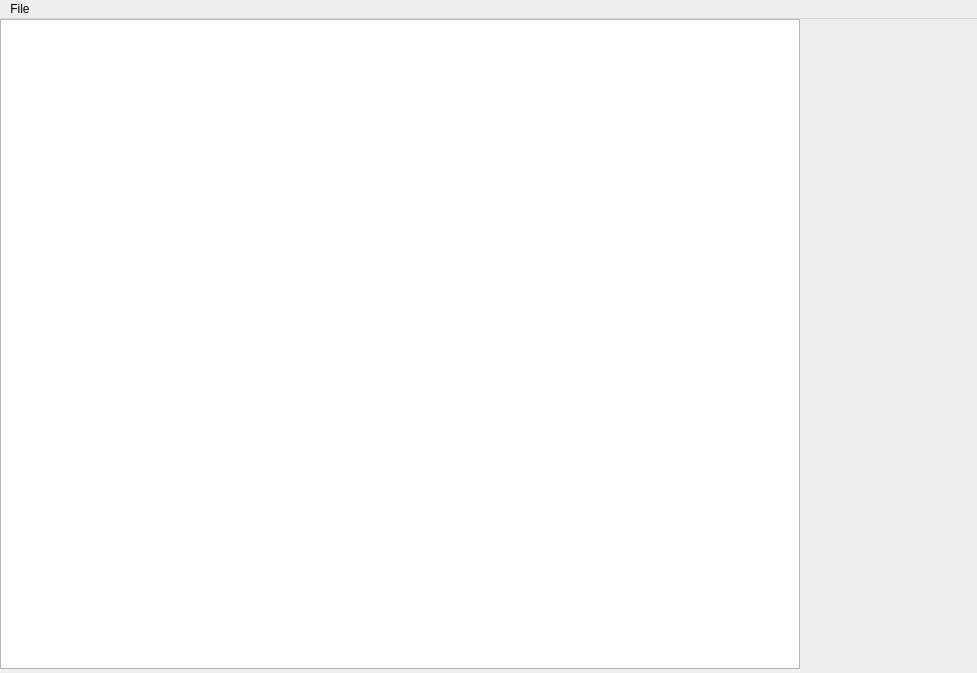
<?xml version="1.0" encoding="UTF-8"?>
<ui version="4.0">
 <class>DekstraClass</class>
 <widget class="QMainWindow" name="DekstraClass">
  <property name="geometry">
   <rect>
    <x>0</x>
    <y>0</y>
    <width>977</width>
    <height>673</height>
   </rect>
  </property>
  <property name="windowTitle">
   <string>Dekstra</string>
  </property>
  <widget class="QWidget" name="centralWidget">
   <widget class="QWidget" name="widget" native="true">
    <property name="geometry">
     <rect>
      <x>800</x>
      <y>0</y>
      <width>175</width>
      <height>650</height>
     </rect>
    </property>
    <property name="minimumSize">
     <size>
      <width>150</width>
      <height>0</height>
     </size>
    </property>
   </widget>
   <widget class="QGraphicsView" name="graphicsView">
    <property name="enabled">
     <bool>true</bool>
    </property>
    <property name="geometry">
     <rect>
      <x>0</x>
      <y>0</y>
      <width>800</width>
      <height>650</height>
     </rect>
    </property>
    <property name="verticalScrollBarPolicy">
     <enum>Qt::ScrollBarAlwaysOff</enum>
    </property>
    <property name="horizontalScrollBarPolicy">
     <enum>Qt::ScrollBarAlwaysOff</enum>
    </property>
    <property name="sceneRect">
     <rectf>
      <x>0.000000000000000</x>
      <y>0.000000000000000</y>
      <width>0.000000000000000</width>
      <height>0.000000000000000</height>
     </rectf>
    </property>
   </widget>
  </widget>
  <widget class="QMenuBar" name="menuBar">
   <property name="geometry">
    <rect>
     <x>0</x>
     <y>0</y>
     <width>977</width>
     <height>22</height>
    </rect>
   </property>
   <widget class="QMenu" name="menuFile">
    <property name="title">
     <string>File</string>
    </property>
   </widget>
   <addaction name="menuFile"/>
  </widget>
 </widget>
 <layoutdefault spacing="6" margin="11"/>
 <resources>
  <include location="Dekstra.qrc"/>
 </resources>
 <connections/>
</ui>
